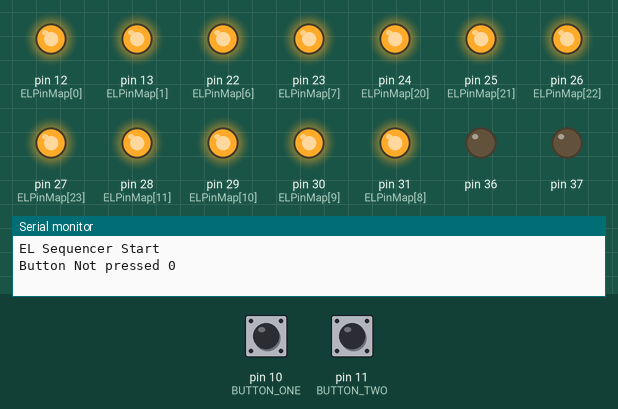
The sketch below on a simulated Arduino Mega 2560, built with avr-gcc and run on an emulated ATmega2560. On the bench: output pins drawn as LEDs (lit = HIGH), the last lines printed to the serial monitor. The test bench sets the inputs (shaded band); at power-on: pin 10 (BUTTON_ONE) HIGH, pin 11 (BUTTON_TWO) HIGH.

Above: at 1.2 s.
1.3 s: pin 10 (BUTTON_ONE) pulled LOW for 0.15 s
At 1.7 s:
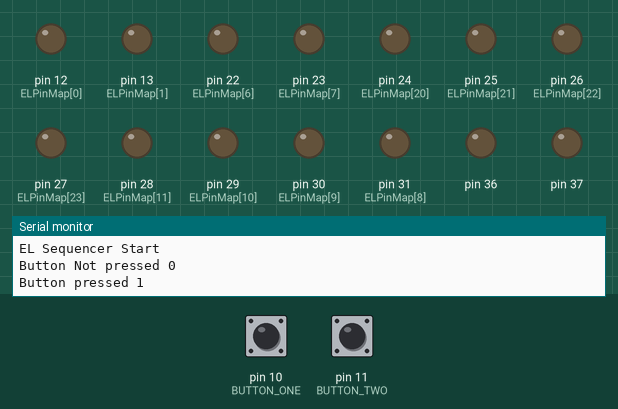
2.9 s: pin 11 (BUTTON_TWO) pulled LOW for 0.15 s
At 4.2 s:
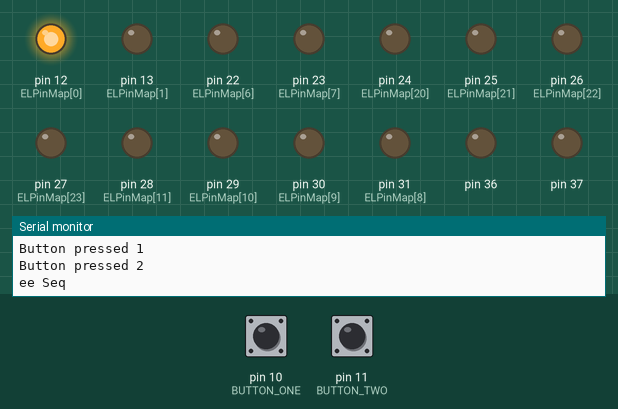
6.0 s: pin 10 (BUTTON_ONE) pulled LOW for 1 s
At 6.0 s:
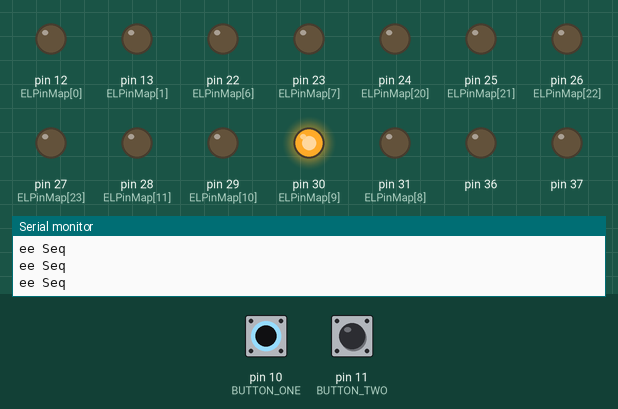
8.5 s: pin 10 (BUTTON_ONE) pulled LOW for 3.2 s
At 9.6 s:
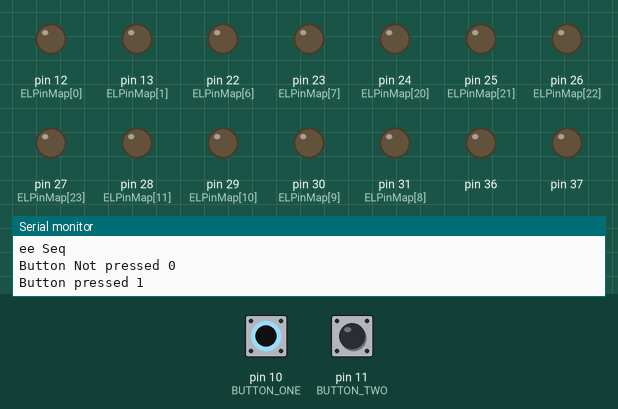
13.2 s: pin 11 (BUTTON_TWO) pulled LOW for 1 s
At 23.7 s:
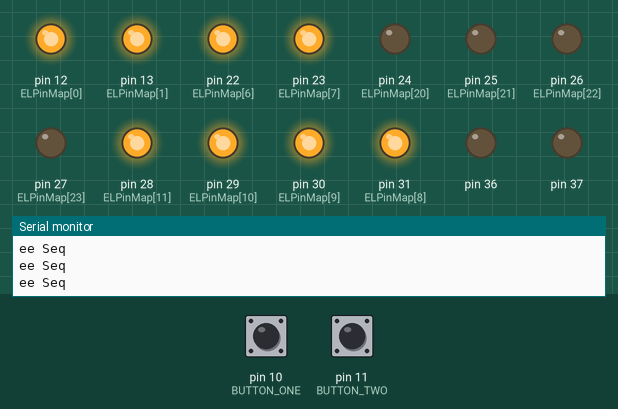
Timing chart, 0 to 27.2 s (numbered marks = the images above; inputs shaded):
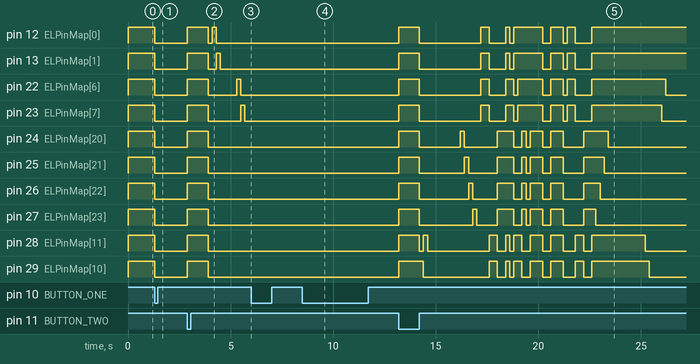

The sketch:

SequencerDemo.ino
```cpp
/*
Demo App for the Corvette Engineering 24 channel EL Sequencer.
This sketch shows how to run a series of EL patterns, AKA sequence.
It runs through 5 sequences and then repeats.
NextSequence() returns false when all the sequence have been run. This is the time to switch sequences or change timing etc
The number of patterns in a sequence and the number of sequences is only limited by memory, and we have a LOT of memory
Currently uint8_t are used to count steps and patterns, change to uint16_t if you need more.

sequences are in sequence.h and should be the only file you need to make changes to in most cases
*/

#include "sequencer.h"

void setup()
{
  SetupIO();

  Serial.begin(115200);

  pinMode(BUTTON_ONE, INPUT_PULLUP);
  pinMode(BUTTON_TWO, INPUT_PULLUP);

  Serial.print("EL Sequencer Start\n");

  //all on
  AllOn();

 }

void loop()
{
  static int state = 0;

  switch(state)
  {
    case 0:
    {
      //if button one pressed while in default case
      //we come back here.
      //So wait for user to release the button
      //before waiting for waiting for next button press
      while(digitalRead(BUTTON_ONE) == LOW);

      Serial.print("Button Not pressed 0\n");

      state++;
    }
    break;

    case 1:
    {
      //wait for button press
      while(digitalRead(BUTTON_ONE) == HIGH);

      Serial.print("Button pressed 1\n");

      AllOff();

      state++;
    }
    break;

    case 2:
    {
      while(digitalRead(BUTTON_TWO) == HIGH);

      Serial.print("Button pressed 2\n");

      AllOn();

      delay(1000);
      state++; //run default case after this
    }
    break;

    default:
    {
      NextSequence(); //Run the sequence
      delay(200); //How long till we change patterns

      Serial.print("ee Seq\n");

      if(digitalRead(BUTTON_ONE) == LOW)
      {
        state = 0;
      }
    }

  }
}
```

sequencer.cpp
```cpp
#include <inttypes.h>
#include <Arduino.h>
#include "sequencer.h"
#include "sequences.h"

static uint8_t thisseq = 0;

//this array maps the Arduino pins to the EL sequencer channels
static uint8_t ELPinMap[] =
{
//PORT D       port C       PORT A        PORT B                   port A
//4, 5, 6, 7,  0, 1, 6, 7   7, 6, 5, 4    7, 6, 5, 4, 3, 2, 1, 0   0, 1, 2, 3   port pins
//1, 2, 3, 4,  5, 6, 7, 8,  9, 10,11,12,  13,14,15,16,17,18,19,20, 21,22,23,24  EL outputs
  12,13,14,15, 16,17,22,23, 31,30,29,28,  0, 1, 2, 3, 4, 5, 6, 7,  24,25,26,27  //Arduino pin numbers
};

//setup the IO for the sequencer
void SetupIO()
{
  DDRA = 0xFF;
  DDRB = 0xFF;
  DDRC = B11000011;
  DDRD = 0xF0; //B11110000;
}

//Writes all 24 channels of a pattern too the IO
static void SetPattern(const SequenceStruct_t *seq, uint16_t step)
{
  uint32_t pat = ((uint32_t)(seq->data[step]) <<16 | ((uint32_t)(seq->data[step+1])<<8) | (uint32_t)(seq->data[step+2]) );

  for(int i=0; i<24; i++)
  {
    digitalWrite(ELPinMap[i], (pat & 1));
    pat >>= 1;
  }
}

/*
Runs the sequences in the order listed in the Sequence sarray in sequences.h
*/
bool NextSequence()
{
  bool ret = true;
  static uint8_t Step = 0;

  //

  SetPattern(&Sequences[thisseq], Step);
  Step += 3;

  if(Step >= Sequences[thisseq].size)
  {
    thisseq++;
    Step = 0;

    if(thisseq >= sizeof(Sequences) / sizeof(Sequences[0]))
    {
      thisseq = 0;
      ret = false;
    }
  }
  return ret;
}

void AllOff(void)
{
  for(int i=0; i<24; i++)
  {
    digitalWrite(ELPinMap[i], 0);
  }
}

void AllOn(void)
{
  for(int i=0; i<24; i++)
  {
    digitalWrite(ELPinMap[i], 1);
  }
}
```

sequencer.h
```cpp
#define MAKE_SEQUENCE(p) {(uint8_t*)&p, sizeof(p) }

//button 2, PD2
#define BUTTON_ONE 10

//button 3, PD3
#define BUTTON_TWO 11

//Need a way to keep track of aequence sizes
typedef struct
{
   uint8_t *data;
   uint8_t size;
}SequenceStruct_t;

//Function prototypes
void SetupIO();
bool NextSequence();

void AllOff(void);
void AllOn(void);
```

sequences.h
```cpp
/*
Here lie sequences. A sequence is a list of EL light patterns.
you can have up to 256 different sequences.
A sequence can have up to 255 patterns since we use a uint8_t to count which pattern we are using within each sequence.
The reason to use multiple sequences is so you can use the same sequence
 more than once, otherwise just make one big pattern
*/
//85 rows max per sequence, due to using a uint8_t for array size
static uint8_t SequenceStartup[][3] =
{
  {0,0,0},
  {0,0,B00000001},
  {0,0,B00000010},
  {0,0,B00000100},
  {0,0,B00001000},
  {0,0,B00010000},
  {0,0,B00100000},
  {0,0,B01000000},
  {0,0,B10000000},
  {0,B00000001,0},
  {0,B00000010,0},
  {0,B00000100,0},
  {0,B00001000,0},
  {0,B00010000,0},
  {0,B00100000,0},
  {0,B01000000,0},
  {0,B10000000,0},
  {B00000001,0,0},
  {B00000010,0,0},
  {B00000100,0,0},
  {B00001000,0,0},
  {B00010000,0,0},
  {B00100000,0,0},
  {B01000000,0,0},
  {B10000000,0,0},
};

static uint8_t SequenceOne[][3] =
{
  {0,0,0},
  {0,0,0XFF},
  {0,0,0XFF},
  {0,0XFF,0},
  {0,0XFF,0},
  {0XFF,0,0},
  {0XFF,0,0},
};

static uint8_t SequenceTwo[][3] =
{
  {0XFF,0XFF,0XFF},
  {0XF0,0XF0,0XF0},
  {0X0F,0X0F,0X0F},
  {0,0XFF,0XFF},
  {0XFF,0,0XFF},
  {0,0,0XFF},
};

static uint8_t SequenceThree[][3] =
{
  {0XFF,0XFF,0XFF},
  {0XFF,0XFF,0XFF},
  {0XFF,0XFF,0XFF},
  {0,0,0},
  {0,0,0},
  {0XFF,0XFF,0XFF},
  {0XFF,0XFF,0XFF},
  {0XFF,0XFF,0XFF},
};

static uint8_t SequenceShutdown[][3] =
{
  {0XFF,0XFF,0XFF},
  {B01111111,0XFF,0XFF},
  {B00111111,0XFF,0XFF},
  {B00011111,0XFF,0XFF},
  {B00001111,0XFF,0XFF},
  {B00000111,0XFF,0XFF},
  {B00000011,0XFF,0XFF},
  {B00000001,0XFF,0XFF},
  {B00000000,0XFF,0XFF},

  {0,B01111111,0XFF},
  {0,B00111111,0XFF},
  {0,B00011111,0XFF},
  {0,B00001111,0XFF},
  {0,B00000111,0XFF},
  {0,B00000011,0XFF},
  {0,B00000001,0XFF},
  {0,B00000000,0XFF},

  {0,0,B01111111},
  {0,0,B00111111},
  {0,0,B00011111},
  {0,0,B00001111},
  {0,0,B00000111},
  {0,0,B00000011},
  {0,0,B00000001},
  {0,0,B00000000}
};

/*
list your sequences here in the order you want to run them
*/
static SequenceStruct_t Sequences[]=
{
  MAKE_SEQUENCE(SequenceStartup),
  MAKE_SEQUENCE(SequenceOne),
  MAKE_SEQUENCE(SequenceTwo),
  MAKE_SEQUENCE(SequenceThree),
  MAKE_SEQUENCE(SequenceOne),
  MAKE_SEQUENCE(SequenceShutdown),
};
```

Measured:
- after the input at 1.3 s, pin 12 (ELPinMap[0]), pin 13 (ELPinMap[1]), pin 22 (ELPinMap[6]), pin 23 (ELPinMap[7]), pin 24 (ELPinMap[20]), pin 25 (ELPinMap[21]), pin 26 (ELPinMap[22]), pin 27 (ELPinMap[23]), pin 28 (ELPinMap[11]), pin 29 (ELPinMap[10]), pin 30 (ELPinMap[9]), pin 31 (ELPinMap[8]): HIGH → LOW at once
- after the input at 2.9 s, pin 12 (ELPinMap[0]): LOW → HIGH at once, → LOW 1.0 s later, → HIGH 0.20 s later, → LOW 0.20 s later; pin 13 (ELPinMap[1]): LOW → HIGH at once, → LOW 1.0 s later, → HIGH 0.40 s later, → LOW 0.20 s later
- after the input at 6.0 s, pin 24 (ELPinMap[20]): stays LOW (without the input it goes to HIGH after 2.1 s); pin 25 (ELPinMap[21]): stays LOW (without the input it goes to HIGH after 2.3 s)
- after the input at 8.5 s, pin 30 (ELPinMap[9]): HIGH → LOW at once
- after the input at 13.2 s, pin 12 (ELPinMap[0]), pin 13 (ELPinMap[1]): LOW → HIGH at once, → LOW 1.0 s later, → HIGH 3.0 s later, → LOW 0.40 s later, … (13 changes in this stretch)
